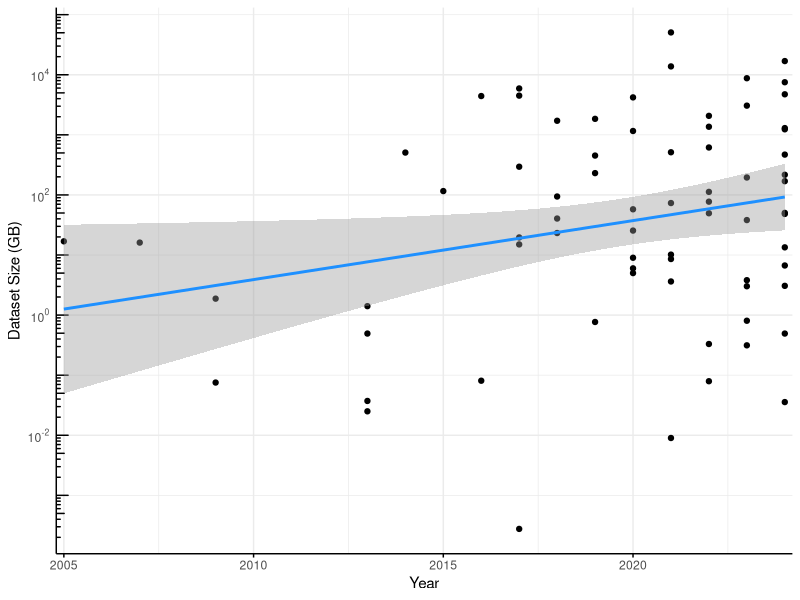
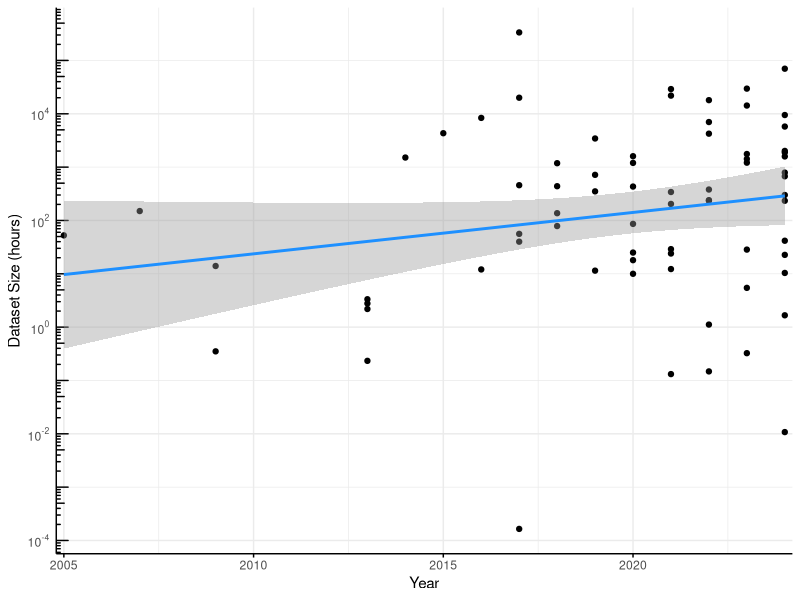
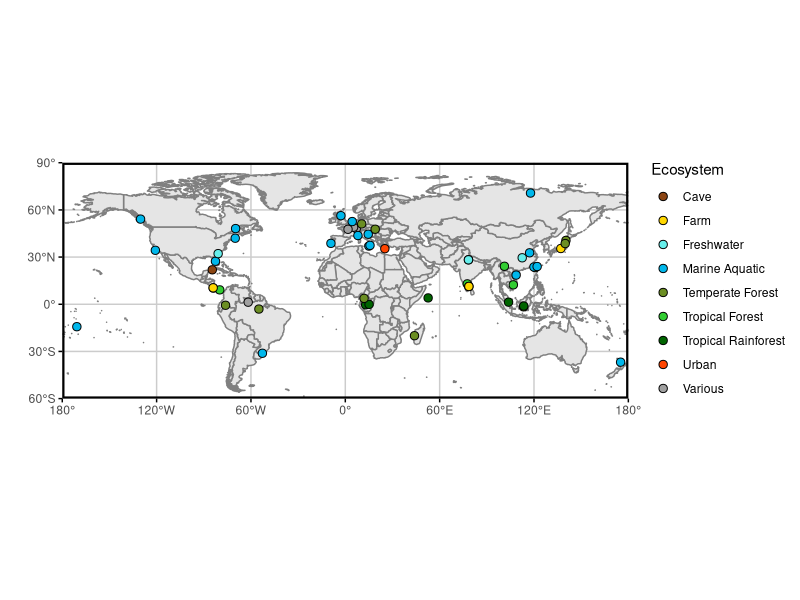
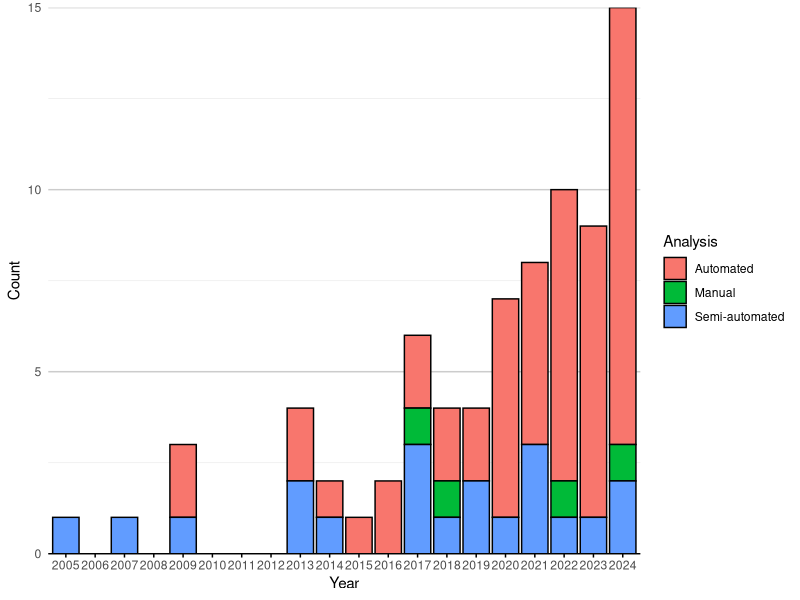
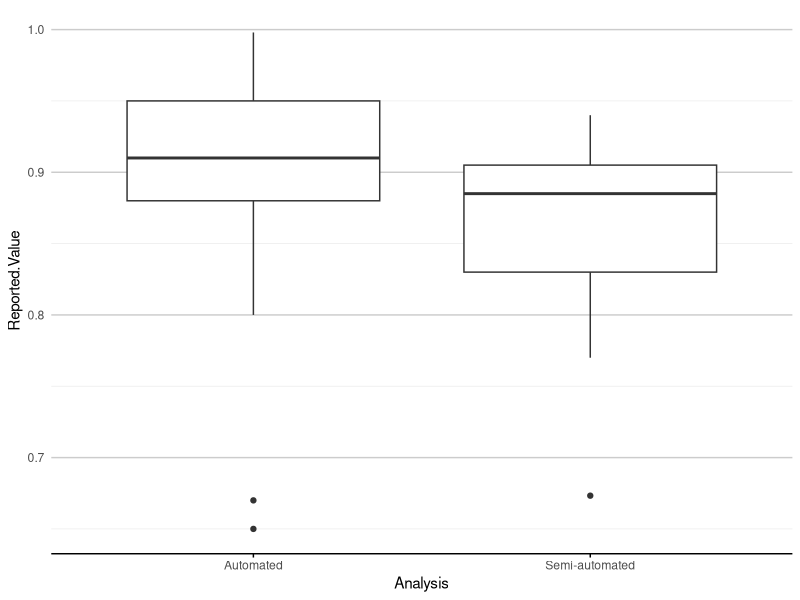
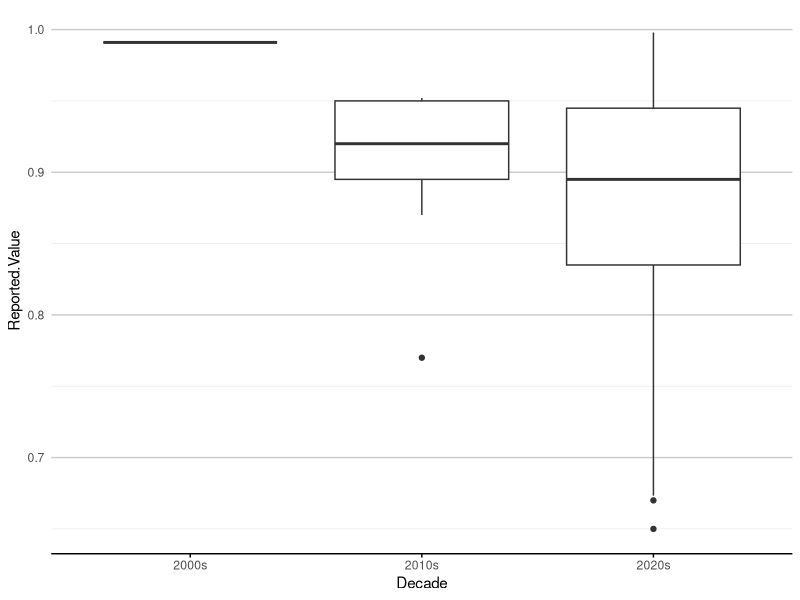
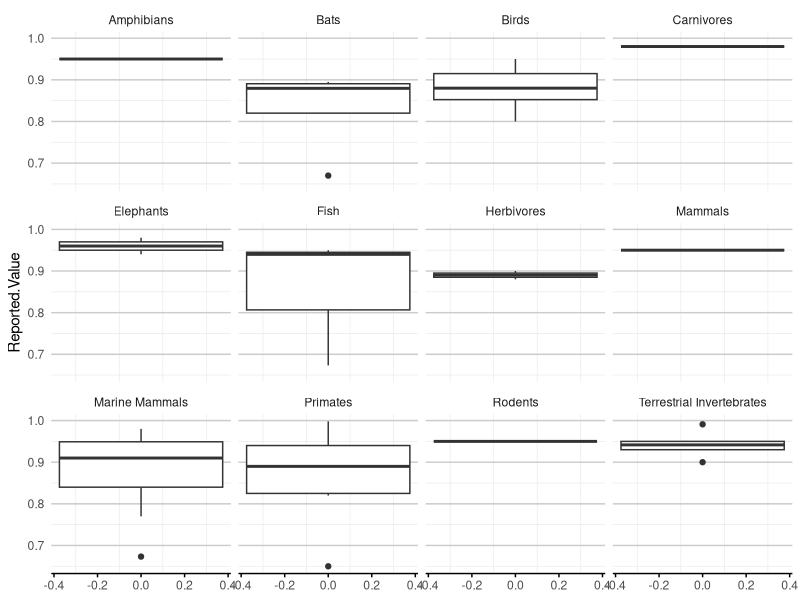
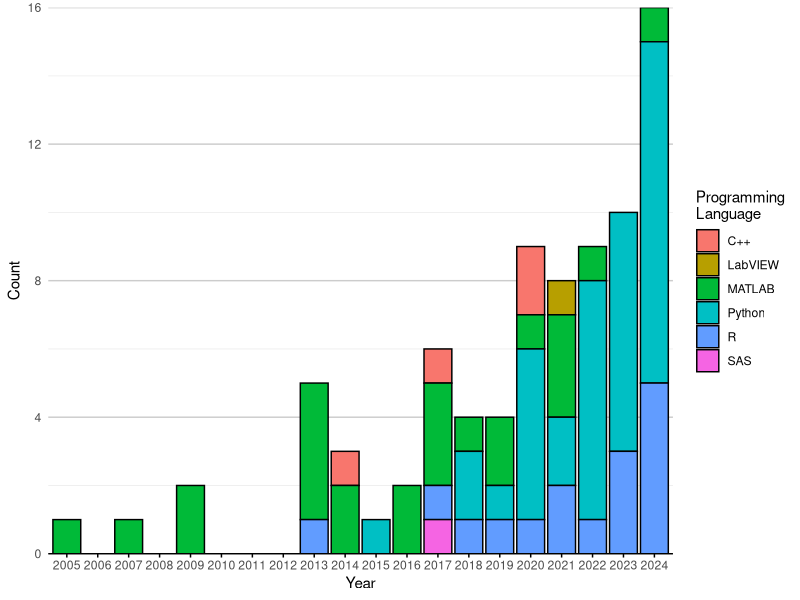

Reproduce these figures in R, in order.
## ---- chunk 1
library(ggplot2)
library(maps)
library(dplyr)
## ---- chunk 2
df <- read.csv("tagged_literature.csv")
#df$Year <- as.factor(df$Year)

log10_minor_break = function (...){
  function(x) {
    minx         = floor(min(log10(x), na.rm=T))-1;
    maxx         = ceiling(max(log10(x), na.rm=T))+1;
    n_major      = maxx-minx+1;
    major_breaks = seq(minx, maxx, by=1)
    minor_breaks = 
      rep(log10(seq(1, 9, by=4)), times = n_major)+
      rep(major_breaks, each = 9)
    return(10^(minor_breaks))
  }
}

log_breaks = function(maj, radix=10) {
  function(x) {
    minx         = floor(min(logb(x,radix), na.rm=T)) - 1
    maxx         = ceiling(max(logb(x,radix), na.rm=T)) + 1
    n_major      = maxx - minx + 1
    major_breaks = seq(minx, maxx, by=1)
    if (maj) {
      breaks = major_breaks
    } else {
      steps = logb(1:(radix-1),radix)
      breaks = rep(steps, times=n_major) +
               rep(major_breaks, each=radix-1)
    }
    radix^breaks
  }
}
scale_x_log_eng = function(..., radix=10) {
  scale_x_continuous(...,
                     trans=scales::log_trans(radix),
                     breaks=scales::log_breaks(TRUE, radix),
                     minor_breaks=scales::log_breaks(FALSE, radix))
}
scale_y_log_eng = function(..., radix=10) {
  scale_y_continuous(...,
                     trans=scales::log_trans(radix),
                     breaks=scales::log_breaks(TRUE, radix),
                     minor_breaks=scales::log_breaks(FALSE, radix))
}

p <- df |>
  tidyr::drop_na(Dataset.GB) |> 
  #filter(Year >= 2008) |>
  ggplot(aes(Year, Dataset.GB)) + 
  geom_point() + 
  scale_y_log10(
    breaks = scales::trans_breaks("log10", function(x) 10^x),
    labels = scales::trans_format("log10", scales::math_format(10^.x))
  ) +
  annotation_logticks(side="l")+
  geom_smooth(method="lm", color = "dodgerblue") +
  scale_x_continuous(expand = c(0.01,0.01)) +
  labs(y="Dataset Size (GB)") +
  theme_minimal() +
  theme(axis.line = element_line(),
        axis.ticks.x = element_line())
p
ggsave("images/data_trend.png", p, width = 120, height = 120, units = "mm")

p <- df |>
  tidyr::drop_na(Dataset.Hours) |> 
  #filter(Year >= 2008) |>
  ggplot(aes(Year, Dataset.Hours)) + 
  geom_point() + 
  scale_y_log10(
    breaks = scales::trans_breaks("log10", function(x) 10^x),
    labels = scales::trans_format("log10", scales::math_format(10^.x))
  ) +
  annotation_logticks(side="l")+
  geom_smooth(method="lm", color = "dodgerblue") +
  scale_x_continuous(expand = c(0.01,0.01)) +
  labs(y="Dataset Size (hours)") +
  theme_minimal() +
  theme(axis.line = element_line(),
        axis.ticks.x = element_line())
p
ggsave("images/hours_trend.png", p, width = 120, height = 120, units = "mm")
## ---- chunk 3
# Sample data
#coords <- c("-0.356251N,12.940863E;-0.078775N,15.127076E", "-0.078775N,15.1270777E")

# Function to convert coordinates to numeric values
convert_to_numeric <- function(coord_string) {
  # Split the string by comma
  parts <- strsplit(coord_string, ",")[[1]]
  #remove leading or trailing space
  
  # Extract latitude and longitude, handle direction
  lat <- as.numeric(gsub("[A-Z]", "", parts[1]))
  lon <- as.numeric(gsub("[A-Z]", "", parts[2]))
  
  # Check direction for latitude
  if (grepl("S", parts[1])) {
    lat <- -lat
  }
  
  # Check direction for longitude
  if (grepl("W", parts[2])) {
    lon <- -lon
  }
  
  return(paste0(c(lat, lon), collapse = ","))
}

Latlong_df <- df |>
  select(Latlong, Ecosystem) |>
  mutate(Latlong = strsplit(Latlong, ";")) |>
  tidyr::unnest(Latlong) |>
  mutate(Ecosystem = strsplit(Ecosystem, ", ")) |>
  tidyr::unnest(Ecosystem) |>
  mutate(Latlong = sapply(Latlong, convert_to_numeric),
         lat = sapply(strsplit(Latlong, ","), function(x) as.numeric(x[1])),
         long = sapply(strsplit(Latlong, ","), function(x) as.numeric(x[2]))
)

# Create the world map
world <- map_data("world")

ecosystem_colors <- c(
  "Tropical Forest" = "#32CD32",
  "Marine Aquatic" = "#00B7EB",
  "Various" = "#a0a0a0",
  "Tropical Rainforest" = "#006400",
  "Freshwater" = "#66EEEB",
  "Temperate Forest" = "#6B8E23",
  "Farm" = "#FFD700",
  "Cave" = "#8B4513",
  "Urban" = "#FF4500"
)

# Plotting
p <- ggplot() +
  # Add world map with light grey fill and dark grey borders
  geom_polygon(data = world, aes(x = long, y = lat, group = group), 
               fill = "grey90", color = "grey50") +
  # Add jittered points for different tags
  geom_jitter(data = Latlong_df, aes(x = long, y = lat, fill = Ecosystem), colour="black", size = 2.5, shape=21) +
  # Set coordinate system to map projection
  coord_fixed(ratio = 1, xlim = c(-180, 180), ylim = c(-60, 90), expand = FALSE) +
  # Custom breaks and labels for x (longitude) and y (latitude)
  scale_x_continuous(breaks = seq(-180, 180, by = 60),
                     labels = c("180°", "120°W", "60°W", "0°", "60°E", "120°E", "180°")) +
  scale_y_continuous(breaks = seq(-90, 90, by = 30),
                     labels = c("90°", "60°S", "30°S", "0°", "30°N", "60°N", "90°")) +
  scale_fill_manual(values = ecosystem_colors) +
  # Theme settings
  labs(x="",y="")+
  theme_minimal() +
  theme(
    axis.ticks = element_line(),
    panel.grid.major = element_line(color = "grey80"),    # Light grey grid lines
    panel.grid.minor = element_blank(),                   # No minor grid lines
    panel.border = element_rect(color = "black", fill = NA, linewidth=1.5),  # Black panel border
    axis.text.x = element_text(angle = 0, hjust = 0.5),   # Horizontal x-axis text
    legend.position = "right"                             # Legend on right
  )
p
ggsave("images/ecosystem_map.png", p, width = 240, height = 90, units = "mm")
## ---- chunk 4
bar_theme_x <- theme(panel.grid.major.x = element_blank(),
                   panel.grid.major.y = element_line(colour = "grey80"),
                   axis.line.x = element_line(colour="black"),
                   axis.ticks.x=element_line())
bar_theme_y <- theme(panel.grid.major.y = element_blank(),
                   panel.grid.major.x = element_line(colour = "grey80"),
                   axis.line.y = element_line(colour="black"),
                   axis.ticks.y=element_line())

include_missing_zero <- function(df, col){
  missing_years <- 2005:2024  # This creates c(2025, 2024)

  new_rows <- expand.grid(
    Year  = missing_years,  
    a     = df |> pull({{col}}) |> unique(), 
    Count = 0
  )
  
  colnames(new_rows)[2] <- col

  df <- df |>
    bind_rows(new_rows) |>
    distinct() 
  return(df)
}

keep_gt1 <- function(df, col){
  total_counts <- df |>
    group_by(.data[[col]]) |>
    summarise(Total_Count = n(), .groups = 'drop') |>
    na.omit()

  methods_to_keep <- total_counts |>
    filter(Total_Count > 1) |>
    pull({{ col }})
    
  df[,col] <- ifelse(df[[col]] %in% methods_to_keep, df[[col]], "Other Methods")
  return(df)
}

barplot_counts <- function(df, col, col_title=col, prop=FALSE, year=TRUE, decade=FALSE, bar_col="dodgerblue"){
  if(decade){
    df <- df |>
      mutate(Year = case_when(
        Year >= 2000 & Year < 2010 ~ "2000s",
        Year >= 2010 & Year < 2020 ~ "2010s",
        Year >= 2020 & Year < 2030 ~ "2020s",
        TRUE ~ NA_character_  # Handle years outside these ranges
      ))
  }
  count_data <- df |>
    group_by(Year, .data[[col]], .drop=FALSE) |>
    summarise(Count = n(), .groups = 'drop') |>
    na.omit()
  
  total_count_per_year <- count_data |>
    group_by(Year, .drop=FALSE) |>
    summarise(Total = sum(Count), .groups = 'drop')
  
  count_data <- left_join(count_data, total_count_per_year, by = "Year") |>
    mutate(Percentage = (Count / Total) * 100) |>
    arrange(Year, .data[[col]])
  
  if(!decade){
    count_data <- count_data |>
    include_missing_zero(col)
  }
  
  if(!year){
    df <- df[df[,col] != "Other Methods",]
    p <- df |>
      ggplot(aes(y = reorder(.data[[col]], .data[[col]], FUN = length, decreasing = FALSE))) +
      geom_bar(stat = "count", fill = bar_col) +  # Fill bars with dodgerblue
      labs(x = "Count", y = col_title) +
      scale_x_continuous(expand = c(0,0))
  } else {
    if(prop){
      p <- count_data |> 
        ggplot(aes(x = factor(Year), y = Percentage, fill = .data[[col]], label=Count)) +
        geom_bar(stat = "identity", colour=ifelse(count_data$Count > 0, "black", NA)) +
        geom_label(
          aes(group = .data[[col]]),
          size = 3,
          position = position_stack(vjust = 0.5), 
          fill = "white",                # Optional: black background for contrast
          hjust = ifelse((count_data$Count <= 3) & count_data[[col]] %in% c("Log Magnitude", "Mel", "Data Augmentation", "Downsampling"), (1:nrow(count_data) - 1) %% 2, 0.5)
        ) +
        labs(x = ifelse(decade, "Decade", "Year"), y = "Percentage", fill = col_title) +
        scale_y_continuous(limits=c(0,102), expand=c(0,0)) #+ 
        #guides(fill = guide_legend(override.aes = list(colour = NA)))
    } else {
      p <- count_data |> 
        ggplot(aes(x = factor(Year), y = Count, fill = .data[[col]])) +
        geom_bar(stat = "identity", colour=ifelse(count_data$Count > 0, "black", NA)) +
        labs(x = ifelse(decade, "Decade", "Year"), y = "Count", fill = col_title) +
        scale_y_continuous(expand=c(0,0))
    }
  }
  p <- p + 
    #scale_fill_viridis_d()+
    theme_minimal() +
    guides(fill = guide_legend(override.aes = list(colour = "black")))+
    bar_theme_x
  return(p)
}
## ---- chunk 5
# Convert 'NA' to R's NA
df$Analysis[df$Analysis == "NA"] <- NA

p <- barplot_counts(df, "Analysis")
p
ggsave("images/analysis_year.png", p, width = 240, height = 100, units = "mm")
## ---- chunk 6
p <- df |>
  filter((Reported.Value != "") & (!is.na(Reported.Value))) |>
  mutate(Reported.Value = as.numeric(Reported.Value)) |>
  tidyr::drop_na(Reported.Value) |>
  ggplot(aes(x = Analysis, y = Reported.Value)) +
  geom_boxplot() +
  theme_minimal() +
  bar_theme_x
p
ggsave("images/analysis_reportedvalue.png", p, width = 240, height = 100, units = "mm")
## ---- chunk 7
p <- df |>
  filter((Reported.Value != "") & (!is.na(Reported.Value))) |>
  mutate(Reported.Value = as.numeric(Reported.Value)) |>
  tidyr::drop_na(Reported.Value) |>
  mutate(Decade = case_when(
    Year >= 2000 & Year < 2010 ~ "2000s",
    Year >= 2010 & Year < 2020 ~ "2010s",
    Year >= 2020 & Year < 2030 ~ "2020s",
    TRUE ~ NA_character_  # Handle years outside these ranges
  )) |>
  ggplot(aes(x = Decade, y = Reported.Value)) +
  geom_boxplot() +
  theme_minimal() +
  bar_theme_x
p
ggsave("images/decade_reportedvalue.png", p, width = 240, height = 100, units = "mm")
## ---- chunk 8
p <- df |>
  filter((Reported.Value != "") & (!is.na(Reported.Value))) |>
  mutate(Reported.Value = as.numeric(Reported.Value)) |>
  tidyr::drop_na(Reported.Value) |>
  mutate(Taxa = strsplit(as.character(Taxa), ", ")) |>
  tidyr::unnest(Taxa) |>
  ggplot(aes(y = Reported.Value)) +
  geom_boxplot() +
  theme_minimal() +
  bar_theme_x +
  facet_wrap(~Taxa)
p
ggsave("images/taxa_reportedvalue.png", p, width = 240, height = 100, units = "mm")
## ---- chunk 9
# Convert 'NA' to R's NA
df$Programming.Language[df$Programming.Language == "NA"] <- NA

# Split languages where there are multiple
df_lang <- df |>
  mutate(ProgLanguage = strsplit(as.character(Programming.Language), ", ")) |>
  tidyr::unnest(ProgLanguage)

p <- barplot_counts(df_lang, "ProgLanguage", "Programming\nLanguage")
p
ggsave("images/programminglanguage_year.png", p, width = 240, height = 100, units = "mm")
## ---- chunk 10
df_taxa <- df |>
  mutate(Taxa = strsplit(as.character(Taxa), ", ")) |>
  tidyr::unnest(Taxa)

p <- barplot_counts(df_taxa, "Taxa")
p
ggsave("images/taxa_year.png", p, width = 240, height = 100, units = "mm")
## ---- chunk 11
df_analysis <- df |>
  mutate(Analysis.Methods = strsplit(as.character(Analysis.Methods), ", ")) |>
  tidyr::unnest(Analysis.Methods)

df_analysis <- keep_gt1(df_analysis, "Analysis.Methods")
  #filter(Analysis.Methods %in% methods_to_keep)
p <- barplot_counts(df_analysis, "Analysis.Methods")
p
ggsave("images/analysismethods_year.png", p, width = 240, height = 100, units = "mm")
p <- barplot_counts(df_analysis, "Analysis.Methods", year=FALSE)
p
ggsave("images/analysismethods_total.png", p, width = 240, height = 100, units = "mm")
## ---- chunk 12
df_tools <- df |>
  mutate(Automation.Tools = strsplit(as.character(Automation.Tools), ", ")) |>
  tidyr::unnest(Automation.Tools)

df_tools <- keep_gt1(df_tools, "Automation.Tools")

#filter(Analysis.Methods %in% methods_to_keep)
p <- barplot_counts(df_tools, "Automation.Tools", "Automation Tools")
p
ggsave("images/automationtools_year.png", p, width = 240, height = 120, units = "mm")
p <- barplot_counts(df_tools, "Automation.Tools", "Automation Tools", year = FALSE, bar_col="darkmagenta")
p
ggsave("images/automationtools_total.png", p, width = 240, height = 120, units = "mm")
## ---- chunk 13
df_code_available <- df |>
  mutate(Code.Availability = strsplit(as.character(Code.Availability), ", ")) |>
  tidyr::unnest(Code.Availability)

p <- barplot_counts(df_code_available, "Code.Availability", "Code\nAvailability")
p
ggsave("images/codeavailable_year.png", p, width = 240, height = 100, units = "mm")
## ---- chunk 14
df_data_available <- df |>
  mutate(Data.Availability = strsplit(as.character(Data.Availability), ", ")) |>
  tidyr::unnest(Data.Availability)

p <- barplot_counts(df_data_available, "Data.Availability", "Data\nAvailability")
p
ggsave("images/dataavailable_year.png", p, width = 240, height = 100, units = "mm")
## ---- chunk 15
#df <- read.csv("tagged_literature.csv")
#df |>
#  mutate(Automation.Tools = strsplit(as.character(Automation.Tools), ", ")) |>
#  tidyr::unnest(Automation.Tools) |>
#  pull(Automation.Tools) |> sort() |> unique()
## ---- chunk 16
#df <- read.csv("tagged_literature.csv")
#df |>
#  mutate(Analysis.Methods = strsplit(as.character(Analysis.Methods), ", ")) |>
#  tidyr::unnest(Analysis.Methods) |>
#  pull(Analysis.Methods) |> sort() |> unique()
## ---- chunk 17
df_eval <- df |>
  mutate(Evaluation.Method = strsplit(as.character(Evaluation.Method), ", ")) |>
  tidyr::unnest(Evaluation.Method)

df_eval <- keep_gt1(df_eval, "Evaluation.Method")
  #filter(Analysis.Methods %in% methods_to_keep)
p <- barplot_counts(df_eval, "Evaluation.Method", "Evaluation Method")
p
ggsave("images/evaluationmethod_year.png", p, width = 240, height = 100, units = "mm")
## ---- chunk 18
#df <- read.csv("tagged_literature.csv")
#df |>
#  mutate(Preprocessing = strsplit(as.character(Preprocessing), ", ")) |>
#  tidyr::unnest(Preprocessing) |>
#  pull(Preprocessing) |> sort() |> unique()
## ---- chunk 19
df_pre <- df |>
  mutate(Preprocessing = strsplit(as.character(Preprocessing), ", ")) |>
  tidyr::unnest(Preprocessing)

df_pre <- keep_gt1(df_pre, "Preprocessing")
p <- barplot_counts(df_pre, "Preprocessing")
p
ggsave("images/preprocessing_year.png", p, width = 240, height = 100, units = "mm")
p <- barplot_counts(df_pre, "Preprocessing", prop=TRUE)
p
ggsave("images/preprocessing_prop_year.png", p, width = 240, height = 100, units = "mm")
p <- barplot_counts(df_pre, "Preprocessing", prop=TRUE, decade=TRUE)
p
ggsave("images/preprocessing_prop_decade.png", p, width = 200, height = 80, units = "mm")
## ---- chunk 20
count_data <- df_lang |>
    group_by(Year, ProgLanguage, .drop=FALSE) |>
    summarise(Count = n(), .groups = 'drop') |>
    na.omit()
  
total_count_per_year <- count_data |>
  group_by(Year, .drop=FALSE) |>
  summarise(Total = sum(Count), .groups = 'drop')

count_data <- left_join(count_data, total_count_per_year, by = "Year") |>
  mutate(Percentage = (Count / Total) * 100) |>
  include_missing_zero('ProgLanguage')

count_data |> 
  ggplot(aes(x = factor(Year), y = Count, fill = ProgLanguage)) +
  geom_bar(stat = "identity", colour=ifelse(count_data$Count > 0, "black", NA)) +
  labs(x = "Year", y = "Count", fill = 'Language') +
  scale_y_continuous(expand=c(0,0))+
  theme_minimal() +
  guides(fill = guide_legend(override.aes = list(colour = "black")))+
  theme(panel.grid.major.x = element_blank(),
        panel.grid.major.y = element_line(colour = "grey80"),
        axis.line.x = element_line(colour="black"),
        #panel.grid = element_line(colour="lightgrey"),
        axis.ticks.x=element_line())
## ---- chunk 21
df_tools <- df |>
  mutate(Automation.Tools = strsplit(as.character(Automation.Tools), ", ")) |>
  tidyr::unnest(Automation.Tools) |>
  mutate(Taxa = strsplit(as.character(Taxa), ", ")) |>
  tidyr::unnest(Taxa)

df_tools <- keep_gt1(df_tools, "Automation.Tools")
p <- df_tools |>
  filter(Automation.Tools != "Other Methods") |>
      ggplot(aes(y = reorder(Automation.Tools, Automation.Tools, FUN = length, decreasing = FALSE), fill = Taxa)) +
      geom_bar(stat = "count", colour="black") +  # Fill bars with dodgerblue
      labs(x = "Count", y = "Automation Tools") +
      scale_x_continuous(expand = c(0,0)) +
  theme_minimal() +
  bar_theme_y
p
ggsave("images/automationtools_taxa.png", p, width = 240, height = 120, units = "mm")
## ---- chunk 22
df_analysis <- df |>
  mutate(Analysis.Methods = strsplit(as.character(Analysis.Methods), ", ")) |>
  tidyr::unnest(Analysis.Methods) |>
  mutate(Taxa = strsplit(as.character(Taxa), ", ")) |>
  tidyr::unnest(Taxa)

df_analysis <- keep_gt1(df_analysis, "Analysis.Methods")
p <- df_analysis |>
  filter(Analysis.Methods != "Other Methods") |>
      ggplot(aes(y = reorder(Analysis.Methods, Analysis.Methods, FUN = length, decreasing = FALSE), fill = Taxa)) +
      geom_bar(stat = "count", colour="black") +  # Fill bars with dodgerblue
      labs(x = "Count", y = "Analysis Methods") +
      scale_x_continuous(expand = c(0,0)) +
  theme_minimal() +
  bar_theme_y
p
ggsave("images/analysismethods_taxa.png", p, width = 240, height = 120, units = "mm")
## ---- chunk 23
df_analysis <- df |>
  # Unnest Analysis.Methods
  mutate(Analysis.Methods = strsplit(as.character(Analysis.Methods), ", ")) |>
  tidyr::unnest(Analysis.Methods) |>
  # Unnest Automation.Tools (assuming it exists in df)
  mutate(Automation.Tools = strsplit(as.character(Automation.Tools), ", ")) |>
  tidyr::unnest(Automation.Tools) |>
  # Unnest Taxa
  mutate(Taxa = strsplit(as.character(Taxa), ", ")) |>
  tidyr::unnest(Taxa) |>
  # Pivot to long format for faceting
  tidyr::pivot_longer(
    cols = c("Analysis.Methods", "Automation.Tools"),
    names_to = "Category",
    values_to = "Method.Tool"
  ) |>
  # Filter out "Other Methods" equivalents
  filter(Method.Tool != "Other Methods") |>
  keep_gt1("Method.Tool")

# Plot with facet_grid
p <- df_analysis |>
  ggplot(aes(y = reorder(Method.Tool, Method.Tool, FUN = length, decreasing = FALSE), fill = Taxa)) +
  geom_bar(stat = "count", colour = "black") +
  labs(x = "Count", y = NULL) +  # Remove y-axis label since facets will label it
  scale_x_continuous(expand = c(0, 0)) +
  facet_wrap(~Category, scales = "free_y", ncol = 2) +  # Facet by Category
  theme_minimal() +
  bar_theme_y  # Assuming this is a custom theme defined elsewhere

# Display and save
p
ggsave("images/analysismethods_automation_taxa.png", p, width = 330, height = 150, units = "mm")
## ---- chunk 24
#x axis-year, y-axcis, manual.automatic.semiautomatic

# Assuming your dataframe is called 'df'
# First, preprocess the Monitoring.Year column
df_expandyear <- df |>
  filter(!is.na(Monitoring.Year)) |>
  #select(Monitoring.Year) |>
  # Separate comma-separated values into rows
  tidyr::separate_rows(Monitoring.Year, sep = ",") |>
  # Clean up any whitespace
  mutate(Monitoring.Year = trimws(Monitoring.Year)) |>
  # Create a new column that expands hyphenated years
  mutate(Expanded_Years = purrr::map(Monitoring.Year, function(x) {
    if (stringr::str_detect(x, "-")) {
      range <- stringr::str_split(x, "-")[[1]] |> as.numeric()
      return(seq(range[1], range[2]))
    } else {
      return(as.numeric(x))
    }
  })) |>
  # Unnest the list column into individual rows
  tidyr::unnest(Expanded_Years) # Create the boxplot
  
df |>
  ggplot(aes(x=Year, fill=Analysis)) +
  geom_bar(stat="count", colour="black") +
  #ggplot(aes(x = Analysis, y = Expanded_Years)) +
  #geom_boxplot() +
  # Customize the plot
  #make breaks pretty
  scale_y_continuous(expand = c(0,0), breaks = pretty) +
  scale_x_continuous(expand = c(0,0), breaks = pretty) +
  labs(title = "Analysis Type by Year",
       x = "Monitoring Year",
       y = "Count") +
  # Rotate x-axis labels if needed
  theme(panel.grid.major.x = element_blank(),
        panel.grid.major.y = element_line(colour = "grey80"),
        axis.line.x = element_line(colour="black"),
        axis.ticks.x=element_line())+
  # Ensure proper spacing
  theme_minimal() +
  bar_theme_x
## ---- chunk 25
#correlation plot between monitoring year and publication year
ggplot(df_expandyear, aes(x=Expanded_Years, y=Year, colour=Title)) +
  geom_point() +
  geom_smooth(method="lm", color = "dodgerblue") +
  labs(title = "Correlation between Monitoring Year and Publication Year",
       x = "Monitoring Year",
       y = "Publication Year") +
  theme_minimal() + 
  #hide legend
  theme(legend.position="none")
## ---- chunk 26
# install.packages("devtools")
#devtools::install_github("davidsjoberg/ggsankey")
#library(ggsankey)
## ---- chunk 27
# Create data frame with flows between stages
# Create the data frame for ggsankey
